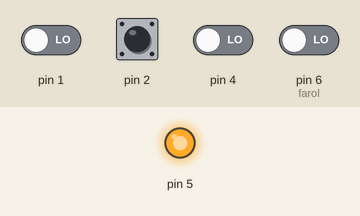
The sketch below on a simulated Arduino Uno, built with avr-gcc and run on an emulated ATmega328P. Shown: output pins drawn as LEDs (lit = HIGH). Inputs (shaded band) come from the test bench; at power-on: pin 2 HIGH, pin 1, pin 4, pin 6 (farol) LOW.

Above: at 0.8 s.
0.9 s: pin 2 pulled LOW for 0.15 s
At 2.1 s:
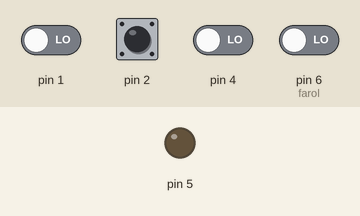
Timing chart, 0 to 3.9 s (numbered marks = the images above; inputs shaded):
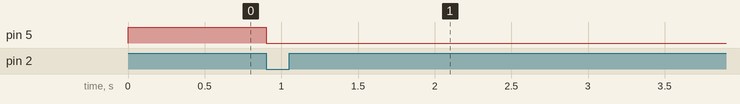

The sketch:

relatorio_extra2.ino
```cpp
#define farol PD6
#define motor PD3
#define porta PD4

boolean ctr = true;

ISR(INT0_vect) {

  ctr = !ctr;
}

int main(void) {

  DDRD = 0b00100000;
  PORTD = 0b00011110;
  EICRA |= (1 << ISC01);//habilita descida
  EIMSK |= (1 << INT0);//habilita int0
  sei();


  while (1) {
    if (ctr) {
      while(!(PIND &= (1 << farol)) && (PIND &= (motor << 1))) {
        PORTD |= (1 << PD5);
      }
      while ( !(PIND &= (1 << porta))) {
        PORTD |= (1 << PD5);
      }
      while( (PIND &= (1 << porta)) && !(PIND &= (1 << motor))) {
        PORTD |= (1 << PD5);
      }
      PORTD &= ~(1 << PD5);
    } else{
      PORTD &= ~(1 << PD5);
    }
  }
}
```

Measured:
- after the input at 0.9 s, pin 5: HIGH → LOW at once
